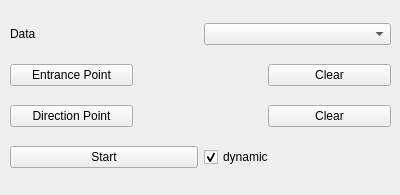
<?xml version="1.0" encoding="UTF-8"?>
<ui version="4.0">
 <class>WireSimulationPBDView</class>
 <widget class="QWidget" name="WireSimulationPBDView">
  <property name="geometry">
   <rect>
    <x>0</x>
    <y>0</y>
    <width>400</width>
    <height>195</height>
   </rect>
  </property>
  <property name="windowTitle">
   <string>Form</string>
  </property>
  <widget class="QWidget" name="verticalLayoutWidget">
   <property name="geometry">
    <rect>
     <x>10</x>
     <y>10</y>
     <width>381</width>
     <height>171</height>
    </rect>
   </property>
   <layout class="QVBoxLayout" name="verticalLayout">
    <item>
     <layout class="QHBoxLayout" name="horizontalLayout">
      <item>
       <widget class="QLabel" name="label">
        <property name="text">
         <string>Data</string>
        </property>
       </widget>
      </item>
      <item>
       <widget class="QmitkDataStorageComboBox" name="DataSelector"/>
      </item>
     </layout>
    </item>
    <item>
     <layout class="QHBoxLayout" name="horizontalLayout_2">
      <item>
       <widget class="QPushButton" name="SelectEntrancePointBtn">
        <property name="text">
         <string>Entrance Point</string>
        </property>
        <property name="checkable">
         <bool>true</bool>
        </property>
       </widget>
      </item>
      <item>
       <widget class="QLabel" name="EntrancePointLabel">
        <property name="text">
         <string/>
        </property>
       </widget>
      </item>
      <item>
       <widget class="QPushButton" name="ClearEntrancePointBtn">
        <property name="text">
         <string>Clear</string>
        </property>
       </widget>
      </item>
     </layout>
    </item>
    <item>
     <layout class="QHBoxLayout" name="horizontalLayout_3">
      <item>
       <widget class="QPushButton" name="SelectDirectionPointBtn">
        <property name="text">
         <string>Direction Point</string>
        </property>
        <property name="checkable">
         <bool>true</bool>
        </property>
       </widget>
      </item>
      <item>
       <widget class="QLabel" name="DirectionPointLabel">
        <property name="text">
         <string/>
        </property>
       </widget>
      </item>
      <item>
       <widget class="QPushButton" name="ClearDirectionPointBtn">
        <property name="text">
         <string>Clear</string>
        </property>
       </widget>
      </item>
     </layout>
    </item>
    <item>
     <layout class="QHBoxLayout" name="horizontalLayout_4">
      <item>
       <widget class="QPushButton" name="ApplyBtn">
        <property name="text">
         <string>Start</string>
        </property>
       </widget>
      </item>
      <item>
       <widget class="QCheckBox" name="DynamicCB">
        <property name="text">
         <string>dynamic</string>
        </property>
        <property name="checked">
         <bool>true</bool>
        </property>
       </widget>
      </item>
     </layout>
    </item>
   </layout>
  </widget>
 </widget>
 <customwidgets>
  <customwidget>
   <class>QmitkDataStorageComboBox</class>
   <extends>QComboBox</extends>
   <header>QmitkDataStorageComboBox.h</header>
  </customwidget>
 </customwidgets>
 <resources/>
 <connections/>
</ui>
